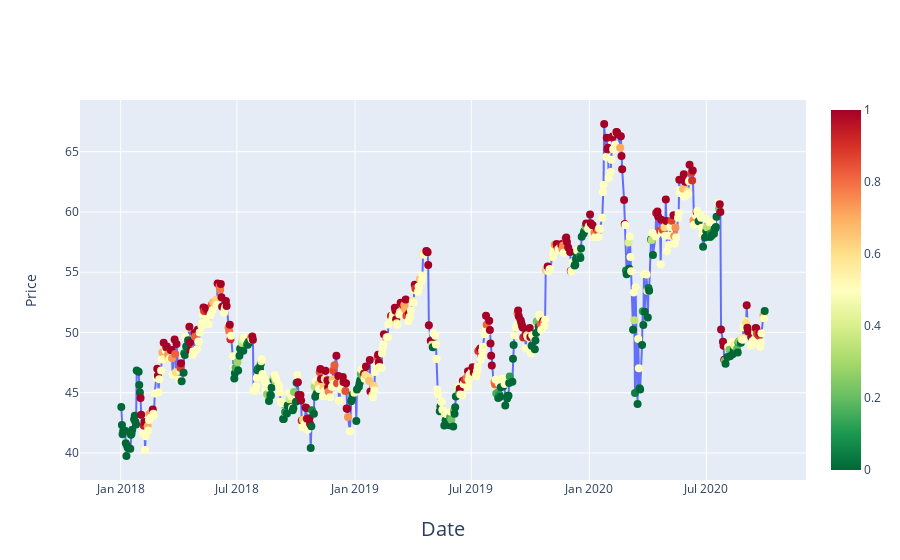

The code cell stored with this chart in its notebook:
### Code cell
fig = go.Figure()

# fig = px.scatter(df, x="Date", y="Adj Close", color="Trading Signal",
#                  title="Numeric 'size' values mean continous color")

# fig1 = go.Candlestick(x=df['Date'],
#                 open=df['Open'],
#                 high=df['High'],
#                 low=df['Low'],
#                 close=df['Close'])

# Add traces
fig.add_trace(go.Scatter(x=df['Date'], y=df['Adj Close'],
                    mode='lines',
                    name='markers'))

# fig.add_trace(fig1)

fig2 = go.Scatter(
    x=df['Date'], y=df['Adj Close'],
    mode='markers',
    marker=dict(
        size=8,
        color=df["Trading Signal"], #set color equal to a variable
        colorscale='rdylgn', # one of plotly colorscales
        showscale=True, reversescale=True
    ), name='Trading Signal'
)

fig.add_trace(fig2)

fig.update_layout(showlegend=False)

fig.update_xaxes(
        title_text = "Date",
        title_font = {"size": 20},
        title_standoff = 25)

fig.update_yaxes(
        title_text = "Price",
        title_standoff = 25)

fig.show()

### Figure 1 — Plotly figure (JSON) as saved in the notebook; plotly's stock layout.template omitted (floating-point values rounded to 4 significant figures; data arrays with more than 128 entries replaced by an {"elided": "..."} marker saying what was removed)
{"data": [{"mode": "lines", "name": "markers", "type": "scatter", "x": {"elided": "692 str values"}, "y": {"elided": "692 float values"}}, {"marker": {"color": {"elided": "692 float values"}, "colorscale": [[0, "rgb(165,0,38)"], [0.1, "rgb(215,48,39)"], [0.2, "rgb(244,109,67)"], [0.3, "rgb(253,174,97)"], [0.4, "rgb(254,224,139)"], [0.5, "rgb(255,255,191)"], [0.6, "rgb(217,239,139)"], [0.7, "rgb(166,217,106)"], [0.8, "rgb(102,189,99)"], [0.9, "rgb(26,152,80)"], [1, "rgb(0,104,55)"]], "reversescale": true, "showscale": true, "size": 8}, "mode": "markers", "name": "Trading Signal", "type": "scatter", "x": {"elided": "692 str values"}, "y": {"elided": "692 float values"}}], "layout": {"showlegend": false, "xaxis": {"title": {"font": {"size": 20}, "standoff": 25, "text": "Date"}}, "yaxis": {"title": {"standoff": 25, "text": "Price"}}}}
